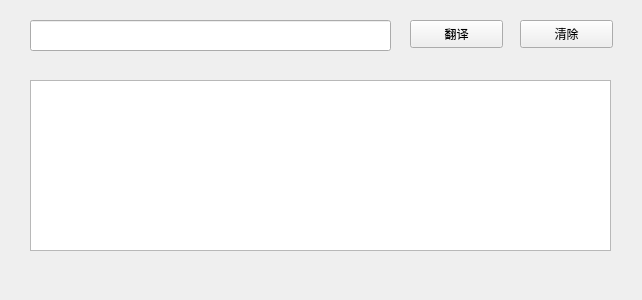
<?xml version="1.0" encoding="UTF-8"?>
<ui version="4.0">
 <class>Frame</class>
 <widget class="QFrame" name="Frame">
  <property name="geometry">
   <rect>
    <x>0</x>
    <y>0</y>
    <width>642</width>
    <height>300</height>
   </rect>
  </property>
  <property name="windowTitle">
   <string>英汉翻译</string>
  </property>
  <widget class="QPushButton" name="pushButton">
   <property name="geometry">
    <rect>
     <x>410</x>
     <y>20</y>
     <width>93</width>
     <height>28</height>
    </rect>
   </property>
   <property name="text">
    <string>翻译</string>
   </property>
  </widget>
  <widget class="QTextBrowser" name="textBrowser">
   <property name="geometry">
    <rect>
     <x>30</x>
     <y>80</y>
     <width>581</width>
     <height>171</height>
    </rect>
   </property>
  </widget>
  <widget class="QLineEdit" name="lineEdit">
   <property name="geometry">
    <rect>
     <x>30</x>
     <y>20</y>
     <width>361</width>
     <height>31</height>
    </rect>
   </property>
  </widget>
  <widget class="QPushButton" name="pushButton_2">
   <property name="geometry">
    <rect>
     <x>520</x>
     <y>20</y>
     <width>93</width>
     <height>28</height>
    </rect>
   </property>
   <property name="text">
    <string>清除</string>
   </property>
  </widget>
 </widget>
 <resources/>
 <connections>
  <connection>
   <sender>pushButton</sender>
   <signal>clicked()</signal>
   <receiver>textBrowser</receiver>
   <slot>show()</slot>
   <hints>
    <hint type="sourcelabel">
     <x>457</x>
     <y>47</y>
    </hint>
    <hint type="destinationlabel">
     <x>454</x>
     <y>83</y>
    </hint>
   </hints>
  </connection>
  <connection>
   <sender>lineEdit</sender>
   <signal>windowIconTextChanged(QString)</signal>
   <receiver>pushButton</receiver>
   <slot>click()</slot>
   <hints>
    <hint type="sourcelabel">
     <x>390</x>
     <y>37</y>
    </hint>
    <hint type="destinationlabel">
     <x>412</x>
     <y>35</y>
    </hint>
   </hints>
  </connection>
  <connection>
   <sender>pushButton_2</sender>
   <signal>clicked()</signal>
   <receiver>lineEdit</receiver>
   <slot>show()</slot>
   <hints>
    <hint type="sourcelabel">
     <x>520</x>
     <y>40</y>
    </hint>
    <hint type="destinationlabel">
     <x>389</x>
     <y>44</y>
    </hint>
   </hints>
  </connection>
  <connection>
   <sender>pushButton_2</sender>
   <signal>clicked()</signal>
   <receiver>textBrowser</receiver>
   <slot>show()</slot>
   <hints>
    <hint type="sourcelabel">
     <x>604</x>
     <y>44</y>
    </hint>
    <hint type="destinationlabel">
     <x>606</x>
     <y>82</y>
    </hint>
   </hints>
  </connection>
 </connections>
</ui>
